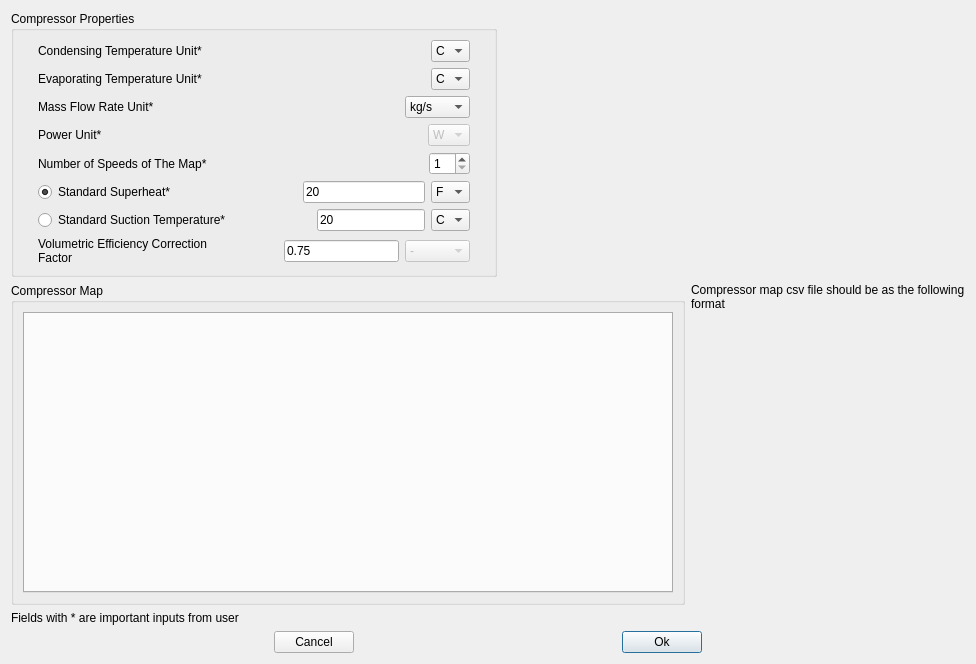
<?xml version="1.0" encoding="UTF-8"?>
<ui version="4.0">
 <class>Form</class>
 <widget class="QWidget" name="Form">
  <property name="windowModality">
   <enum>Qt::ApplicationModal</enum>
  </property>
  <property name="geometry">
   <rect>
    <x>0</x>
    <y>0</y>
    <width>976</width>
    <height>664</height>
   </rect>
  </property>
  <property name="windowTitle">
   <string>Compressor Map Model</string>
  </property>
  <layout class="QVBoxLayout" name="verticalLayout_3">
   <item>
    <layout class="QHBoxLayout" name="horizontalLayout_11">
     <item>
      <widget class="QGroupBox" name="Comp_Map_properties_group">
       <property name="title">
        <string>Compressor Properties</string>
       </property>
       <layout class="QVBoxLayout" name="verticalLayout_2">
        <item>
         <layout class="QHBoxLayout" name="horizontalLayout">
          <item>
           <spacer name="horizontalSpacer_14">
            <property name="orientation">
             <enum>Qt::Horizontal</enum>
            </property>
            <property name="sizeType">
             <enum>QSizePolicy::Fixed</enum>
            </property>
            <property name="sizeHint" stdset="0">
             <size>
              <width>15</width>
              <height>20</height>
             </size>
            </property>
           </spacer>
          </item>
          <item>
           <widget class="QLabel" name="Comp_Map_Tcond_unit_label">
            <property name="toolTip">
             <string>Unit of the condensing temperatures of the map.</string>
            </property>
            <property name="text">
             <string>Condensing Temperature Unit*</string>
            </property>
           </widget>
          </item>
          <item>
           <spacer name="horizontalSpacer">
            <property name="orientation">
             <enum>Qt::Horizontal</enum>
            </property>
            <property name="sizeHint" stdset="0">
             <size>
              <width>40</width>
              <height>20</height>
             </size>
            </property>
           </spacer>
          </item>
          <item>
           <widget class="QComboBox" name="Comp_Map_Tcond_unit">
            <property name="toolTip">
             <string>Unit of the condensing temperatures of the map.</string>
            </property>
            <item>
             <property name="text">
              <string>C</string>
             </property>
            </item>
            <item>
             <property name="text">
              <string>K</string>
             </property>
            </item>
            <item>
             <property name="text">
              <string>F</string>
             </property>
            </item>
           </widget>
          </item>
          <item>
           <spacer name="horizontalSpacer_2">
            <property name="orientation">
             <enum>Qt::Horizontal</enum>
            </property>
            <property name="sizeType">
             <enum>QSizePolicy::Fixed</enum>
            </property>
            <property name="sizeHint" stdset="0">
             <size>
              <width>15</width>
              <height>20</height>
             </size>
            </property>
           </spacer>
          </item>
         </layout>
        </item>
        <item>
         <layout class="QHBoxLayout" name="horizontalLayout_6">
          <item>
           <spacer name="horizontalSpacer_24">
            <property name="orientation">
             <enum>Qt::Horizontal</enum>
            </property>
            <property name="sizeType">
             <enum>QSizePolicy::Fixed</enum>
            </property>
            <property name="sizeHint" stdset="0">
             <size>
              <width>15</width>
              <height>20</height>
             </size>
            </property>
           </spacer>
          </item>
          <item>
           <widget class="QLabel" name="Comp_Map_Tevap_unit_label">
            <property name="toolTip">
             <string>Unit of the evaporating temperatures of the map.</string>
            </property>
            <property name="text">
             <string>Evaporating Temperature Unit*</string>
            </property>
           </widget>
          </item>
          <item>
           <spacer name="horizontalSpacer_25">
            <property name="orientation">
             <enum>Qt::Horizontal</enum>
            </property>
            <property name="sizeHint" stdset="0">
             <size>
              <width>40</width>
              <height>20</height>
             </size>
            </property>
           </spacer>
          </item>
          <item>
           <widget class="QComboBox" name="Comp_Map_Tevap_unit">
            <property name="toolTip">
             <string>Unit of the evaporating temperatures of the map.</string>
            </property>
            <item>
             <property name="text">
              <string>C</string>
             </property>
            </item>
            <item>
             <property name="text">
              <string>K</string>
             </property>
            </item>
            <item>
             <property name="text">
              <string>F</string>
             </property>
            </item>
           </widget>
          </item>
          <item>
           <spacer name="horizontalSpacer_26">
            <property name="orientation">
             <enum>Qt::Horizontal</enum>
            </property>
            <property name="sizeType">
             <enum>QSizePolicy::Fixed</enum>
            </property>
            <property name="sizeHint" stdset="0">
             <size>
              <width>15</width>
              <height>20</height>
             </size>
            </property>
           </spacer>
          </item>
         </layout>
        </item>
        <item>
         <layout class="QHBoxLayout" name="horizontalLayout_7">
          <item>
           <spacer name="horizontalSpacer_27">
            <property name="orientation">
             <enum>Qt::Horizontal</enum>
            </property>
            <property name="sizeType">
             <enum>QSizePolicy::Fixed</enum>
            </property>
            <property name="sizeHint" stdset="0">
             <size>
              <width>15</width>
              <height>20</height>
             </size>
            </property>
           </spacer>
          </item>
          <item>
           <widget class="QLabel" name="Comp_Map_M_unit_label">
            <property name="toolTip">
             <string>Mass flow rate unit of the map.</string>
            </property>
            <property name="text">
             <string>Mass Flow Rate Unit*</string>
            </property>
           </widget>
          </item>
          <item>
           <spacer name="horizontalSpacer_28">
            <property name="orientation">
             <enum>Qt::Horizontal</enum>
            </property>
            <property name="sizeHint" stdset="0">
             <size>
              <width>40</width>
              <height>20</height>
             </size>
            </property>
           </spacer>
          </item>
          <item>
           <widget class="QComboBox" name="Comp_Map_M_unit">
            <property name="enabled">
             <bool>true</bool>
            </property>
            <item>
             <property name="text">
              <string>kg/s</string>
             </property>
            </item>
            <item>
             <property name="text">
              <string>kg/min</string>
             </property>
            </item>
            <item>
             <property name="text">
              <string>kg/hr</string>
             </property>
            </item>
            <item>
             <property name="text">
              <string>lb/s</string>
             </property>
            </item>
            <item>
             <property name="text">
              <string>lb/min</string>
             </property>
            </item>
            <item>
             <property name="text">
              <string>lb/hr</string>
             </property>
            </item>
           </widget>
          </item>
          <item>
           <spacer name="horizontalSpacer_29">
            <property name="orientation">
             <enum>Qt::Horizontal</enum>
            </property>
            <property name="sizeType">
             <enum>QSizePolicy::Fixed</enum>
            </property>
            <property name="sizeHint" stdset="0">
             <size>
              <width>15</width>
              <height>20</height>
             </size>
            </property>
           </spacer>
          </item>
         </layout>
        </item>
        <item>
         <layout class="QHBoxLayout" name="horizontalLayout_9">
          <item>
           <spacer name="horizontalSpacer_30">
            <property name="orientation">
             <enum>Qt::Horizontal</enum>
            </property>
            <property name="sizeType">
             <enum>QSizePolicy::Fixed</enum>
            </property>
            <property name="sizeHint" stdset="0">
             <size>
              <width>15</width>
              <height>20</height>
             </size>
            </property>
           </spacer>
          </item>
          <item>
           <widget class="QLabel" name="Comp_Map_P_unit_label">
            <property name="toolTip">
             <string>Power unit of the map</string>
            </property>
            <property name="text">
             <string>Power Unit*</string>
            </property>
           </widget>
          </item>
          <item>
           <spacer name="horizontalSpacer_31">
            <property name="orientation">
             <enum>Qt::Horizontal</enum>
            </property>
            <property name="sizeHint" stdset="0">
             <size>
              <width>40</width>
              <height>20</height>
             </size>
            </property>
           </spacer>
          </item>
          <item>
           <widget class="QComboBox" name="Comp_Map_P_unit">
            <property name="enabled">
             <bool>false</bool>
            </property>
            <property name="toolTip">
             <string>Power unit of the map</string>
            </property>
            <item>
             <property name="text">
              <string>W</string>
             </property>
            </item>
           </widget>
          </item>
          <item>
           <spacer name="horizontalSpacer_32">
            <property name="orientation">
             <enum>Qt::Horizontal</enum>
            </property>
            <property name="sizeType">
             <enum>QSizePolicy::Fixed</enum>
            </property>
            <property name="sizeHint" stdset="0">
             <size>
              <width>15</width>
              <height>20</height>
             </size>
            </property>
           </spacer>
          </item>
         </layout>
        </item>
        <item>
         <layout class="QHBoxLayout" name="horizontalLayout_3">
          <item>
           <spacer name="horizontalSpacer_15">
            <property name="orientation">
             <enum>Qt::Horizontal</enum>
            </property>
            <property name="sizeType">
             <enum>QSizePolicy::Fixed</enum>
            </property>
            <property name="sizeHint" stdset="0">
             <size>
              <width>15</width>
              <height>20</height>
             </size>
            </property>
           </spacer>
          </item>
          <item>
           <widget class="QLabel" name="Comp_Map_N_speeds_label">
            <property name="toolTip">
             <string>If constant speed compressor, use 1</string>
            </property>
            <property name="text">
             <string>Number of Speeds of The Map*</string>
            </property>
           </widget>
          </item>
          <item>
           <spacer name="horizontalSpacer_5">
            <property name="orientation">
             <enum>Qt::Horizontal</enum>
            </property>
            <property name="sizeHint" stdset="0">
             <size>
              <width>40</width>
              <height>20</height>
             </size>
            </property>
           </spacer>
          </item>
          <item>
           <widget class="QSpinBox" name="Comp_Map_N_speeds">
            <property name="toolTip">
             <string>If constant speed compressor, use 1</string>
            </property>
            <property name="minimum">
             <number>1</number>
            </property>
           </widget>
          </item>
          <item>
           <spacer name="horizontalSpacer_6">
            <property name="orientation">
             <enum>Qt::Horizontal</enum>
            </property>
            <property name="sizeType">
             <enum>QSizePolicy::Fixed</enum>
            </property>
            <property name="sizeHint" stdset="0">
             <size>
              <width>15</width>
              <height>20</height>
             </size>
            </property>
           </spacer>
          </item>
         </layout>
        </item>
        <item>
         <layout class="QHBoxLayout" name="horizontalLayout_5">
          <item>
           <spacer name="horizontalSpacer_16">
            <property name="orientation">
             <enum>Qt::Horizontal</enum>
            </property>
            <property name="sizeType">
             <enum>QSizePolicy::Fixed</enum>
            </property>
            <property name="sizeHint" stdset="0">
             <size>
              <width>15</width>
              <height>20</height>
             </size>
            </property>
           </spacer>
          </item>
          <item>
           <widget class="QRadioButton" name="Comp_Map_std_sh_radio">
            <property name="text">
             <string>Standard Superheat*</string>
            </property>
            <property name="checked">
             <bool>true</bool>
            </property>
           </widget>
          </item>
          <item>
           <spacer name="horizontalSpacer_10">
            <property name="orientation">
             <enum>Qt::Horizontal</enum>
            </property>
            <property name="sizeHint" stdset="0">
             <size>
              <width>40</width>
              <height>20</height>
             </size>
            </property>
           </spacer>
          </item>
          <item>
           <widget class="QLineEdit" name="Comp_Map_std_sh">
            <property name="maximumSize">
             <size>
              <width>150</width>
              <height>16777215</height>
             </size>
            </property>
            <property name="toolTip">
             <string>Standard superheat of the map for mass flowrate correction. It is usually 20 F</string>
            </property>
            <property name="text">
             <string>20</string>
            </property>
            <property name="maxLength">
             <number>8</number>
            </property>
           </widget>
          </item>
          <item>
           <widget class="QComboBox" name="Comp_Map_std_sh_unit">
            <property name="currentIndex">
             <number>1</number>
            </property>
            <item>
             <property name="text">
              <string>C</string>
             </property>
            </item>
            <item>
             <property name="text">
              <string>F</string>
             </property>
            </item>
           </widget>
          </item>
          <item>
           <spacer name="horizontalSpacer_11">
            <property name="orientation">
             <enum>Qt::Horizontal</enum>
            </property>
            <property name="sizeType">
             <enum>QSizePolicy::Fixed</enum>
            </property>
            <property name="sizeHint" stdset="0">
             <size>
              <width>15</width>
              <height>20</height>
             </size>
            </property>
           </spacer>
          </item>
         </layout>
        </item>
        <item>
         <layout class="QHBoxLayout" name="horizontalLayout_10">
          <item>
           <spacer name="horizontalSpacer_18">
            <property name="orientation">
             <enum>Qt::Horizontal</enum>
            </property>
            <property name="sizeType">
             <enum>QSizePolicy::Fixed</enum>
            </property>
            <property name="sizeHint" stdset="0">
             <size>
              <width>15</width>
              <height>20</height>
             </size>
            </property>
           </spacer>
          </item>
          <item>
           <widget class="QRadioButton" name="Comp_Map_std_suction_radio">
            <property name="text">
             <string>Standard Suction Temperature*</string>
            </property>
            <property name="checked">
             <bool>false</bool>
            </property>
           </widget>
          </item>
          <item>
           <spacer name="horizontalSpacer_19">
            <property name="orientation">
             <enum>Qt::Horizontal</enum>
            </property>
            <property name="sizeHint" stdset="0">
             <size>
              <width>40</width>
              <height>20</height>
             </size>
            </property>
           </spacer>
          </item>
          <item>
           <widget class="QLineEdit" name="Comp_Map_std_suction">
            <property name="maximumSize">
             <size>
              <width>150</width>
              <height>16777215</height>
             </size>
            </property>
            <property name="toolTip">
             <string>Standard superheat of the map for mass flowrate correction. It is usually 20 F</string>
            </property>
            <property name="text">
             <string>20</string>
            </property>
            <property name="maxLength">
             <number>8</number>
            </property>
           </widget>
          </item>
          <item>
           <widget class="QComboBox" name="Comp_Map_std_suction_unit">
            <property name="currentIndex">
             <number>0</number>
            </property>
            <item>
             <property name="text">
              <string>C</string>
             </property>
            </item>
            <item>
             <property name="text">
              <string>K</string>
             </property>
            </item>
            <item>
             <property name="text">
              <string>F</string>
             </property>
            </item>
           </widget>
          </item>
          <item>
           <spacer name="horizontalSpacer_20">
            <property name="orientation">
             <enum>Qt::Horizontal</enum>
            </property>
            <property name="sizeType">
             <enum>QSizePolicy::Fixed</enum>
            </property>
            <property name="sizeHint" stdset="0">
             <size>
              <width>15</width>
              <height>20</height>
             </size>
            </property>
           </spacer>
          </item>
         </layout>
        </item>
        <item>
         <layout class="QHBoxLayout" name="horizontalLayout_8">
          <item>
           <spacer name="horizontalSpacer_17">
            <property name="orientation">
             <enum>Qt::Horizontal</enum>
            </property>
            <property name="sizeType">
             <enum>QSizePolicy::Fixed</enum>
            </property>
            <property name="sizeHint" stdset="0">
             <size>
              <width>15</width>
              <height>20</height>
             </size>
            </property>
           </spacer>
          </item>
          <item>
           <widget class="QLabel" name="Comp_Map_F_label">
            <property name="sizePolicy">
             <sizepolicy hsizetype="Preferred" vsizetype="Preferred">
              <horstretch>0</horstretch>
              <verstretch>0</verstretch>
             </sizepolicy>
            </property>
            <property name="minimumSize">
             <size>
              <width>200</width>
              <height>0</height>
             </size>
            </property>
            <property name="maximumSize">
             <size>
              <width>150</width>
              <height>16777215</height>
             </size>
            </property>
            <property name="toolTip">
             <string>Volumetric efficiency correction factor, usually taken as 0.75</string>
            </property>
            <property name="text">
             <string>Volumetric Efficiency Correction Factor</string>
            </property>
            <property name="wordWrap">
             <bool>true</bool>
            </property>
           </widget>
          </item>
          <item>
           <spacer name="horizontalSpacer_12">
            <property name="orientation">
             <enum>Qt::Horizontal</enum>
            </property>
            <property name="sizeHint" stdset="0">
             <size>
              <width>40</width>
              <height>20</height>
             </size>
            </property>
           </spacer>
          </item>
          <item>
           <widget class="QLineEdit" name="Comp_Map_F">
            <property name="sizePolicy">
             <sizepolicy hsizetype="Fixed" vsizetype="Fixed">
              <horstretch>0</horstretch>
              <verstretch>0</verstretch>
             </sizepolicy>
            </property>
            <property name="minimumSize">
             <size>
              <width>115</width>
              <height>0</height>
             </size>
            </property>
            <property name="maximumSize">
             <size>
              <width>118</width>
              <height>16777215</height>
             </size>
            </property>
            <property name="toolTip">
             <string>Volumetric efficiency correction factor, usually taken as 0.75</string>
            </property>
            <property name="text">
             <string>0.75</string>
            </property>
            <property name="maxLength">
             <number>8</number>
            </property>
           </widget>
          </item>
          <item>
           <widget class="QComboBox" name="Comp_Map_F_unit">
            <property name="enabled">
             <bool>false</bool>
            </property>
            <property name="sizePolicy">
             <sizepolicy hsizetype="Fixed" vsizetype="Fixed">
              <horstretch>0</horstretch>
              <verstretch>0</verstretch>
             </sizepolicy>
            </property>
            <property name="minimumSize">
             <size>
              <width>65</width>
              <height>0</height>
             </size>
            </property>
            <property name="maximumSize">
             <size>
              <width>50</width>
              <height>16777215</height>
             </size>
            </property>
            <item>
             <property name="text">
              <string>-</string>
             </property>
            </item>
           </widget>
          </item>
          <item>
           <spacer name="horizontalSpacer_13">
            <property name="orientation">
             <enum>Qt::Horizontal</enum>
            </property>
            <property name="sizeType">
             <enum>QSizePolicy::Fixed</enum>
            </property>
            <property name="sizeHint" stdset="0">
             <size>
              <width>15</width>
              <height>20</height>
             </size>
            </property>
           </spacer>
          </item>
         </layout>
        </item>
       </layout>
      </widget>
     </item>
     <item>
      <spacer name="horizontalSpacer_8">
       <property name="orientation">
        <enum>Qt::Horizontal</enum>
       </property>
       <property name="sizeHint" stdset="0">
        <size>
         <width>40</width>
         <height>20</height>
        </size>
       </property>
      </spacer>
     </item>
    </layout>
   </item>
   <item>
    <layout class="QHBoxLayout" name="horizontalLayout_4">
     <item>
      <widget class="QGroupBox" name="Comp_Map_map_group">
       <property name="title">
        <string>Compressor Map</string>
       </property>
       <layout class="QVBoxLayout" name="verticalLayout_5">
        <item>
         <widget class="QTabWidget" name="Comp_Map_map_tabs">
          <property name="currentIndex">
           <number>-1</number>
          </property>
         </widget>
        </item>
       </layout>
      </widget>
     </item>
     <item>
      <layout class="QVBoxLayout" name="verticalLayout">
       <item>
        <widget class="QLabel" name="file_format_label">
         <property name="text">
          <string>Compressor map csv file should be as the following format</string>
         </property>
         <property name="wordWrap">
          <bool>true</bool>
         </property>
        </widget>
       </item>
       <item>
        <widget class="QLabel" name="file_format_image">
         <property name="text">
          <string/>
         </property>
        </widget>
       </item>
       <item>
        <spacer name="verticalSpacer">
         <property name="orientation">
          <enum>Qt::Vertical</enum>
         </property>
         <property name="sizeHint" stdset="0">
          <size>
           <width>20</width>
           <height>40</height>
          </size>
         </property>
        </spacer>
       </item>
      </layout>
     </item>
    </layout>
   </item>
   <item>
    <widget class="QLabel" name="label">
     <property name="text">
      <string>Fields with * are important inputs from user</string>
     </property>
    </widget>
   </item>
   <item>
    <layout class="QHBoxLayout" name="horizontalLayout_2">
     <item>
      <spacer name="horizontalSpacer_3">
       <property name="orientation">
        <enum>Qt::Horizontal</enum>
       </property>
       <property name="sizeHint" stdset="0">
        <size>
         <width>40</width>
         <height>20</height>
        </size>
       </property>
      </spacer>
     </item>
     <item>
      <widget class="QPushButton" name="Comp_Map_cancel_button">
       <property name="toolTip">
        <string>Cancel</string>
       </property>
       <property name="text">
        <string>Cancel</string>
       </property>
      </widget>
     </item>
     <item>
      <spacer name="horizontalSpacer_4">
       <property name="orientation">
        <enum>Qt::Horizontal</enum>
       </property>
       <property name="sizeHint" stdset="0">
        <size>
         <width>40</width>
         <height>20</height>
        </size>
       </property>
      </spacer>
     </item>
     <item>
      <widget class="QPushButton" name="Comp_Map_ok_button">
       <property name="toolTip">
        <string>Ok</string>
       </property>
       <property name="text">
        <string>Ok</string>
       </property>
       <property name="default">
        <bool>true</bool>
       </property>
      </widget>
     </item>
     <item>
      <spacer name="horizontalSpacer_7">
       <property name="orientation">
        <enum>Qt::Horizontal</enum>
       </property>
       <property name="sizeHint" stdset="0">
        <size>
         <width>40</width>
         <height>20</height>
        </size>
       </property>
      </spacer>
     </item>
    </layout>
   </item>
  </layout>
 </widget>
 <resources/>
 <connections/>
</ui>
